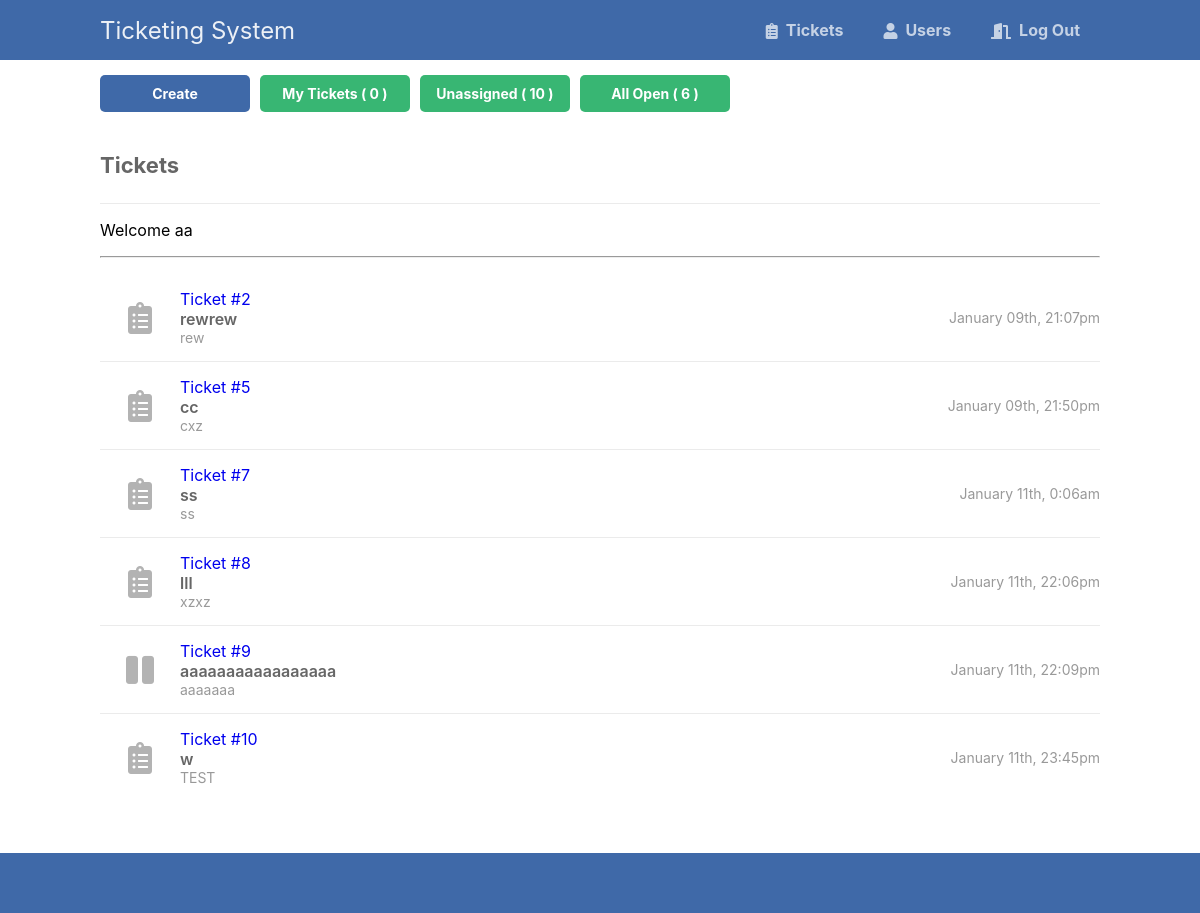
/admin/index.php (signed in), run on an earlier commit of the app's database.
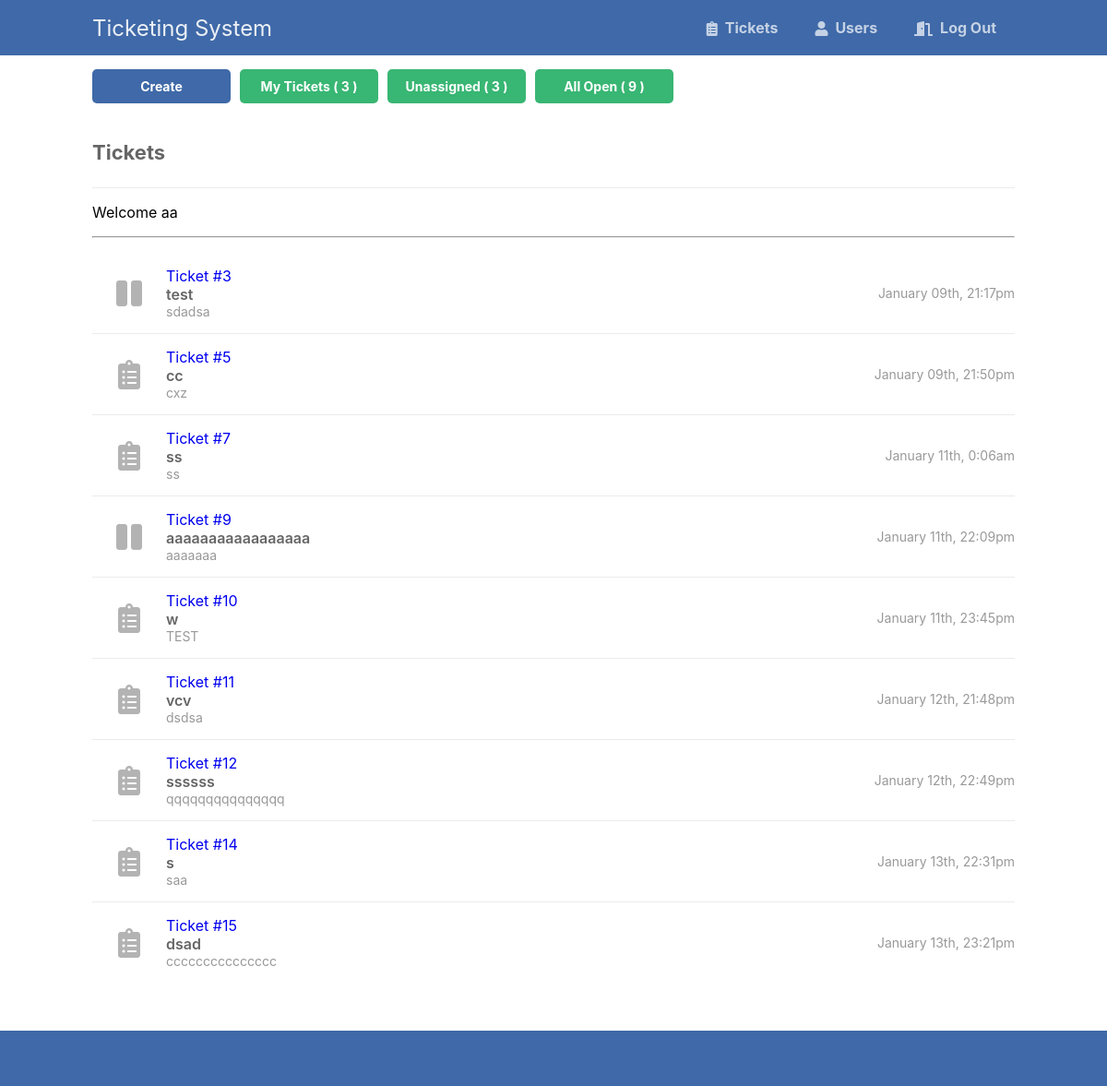
And on a later commit of the database.
### tables this page shows
CREATE TABLE `tickets` (
  `id` int(11) NOT NULL,
  `title` varchar(255) NOT NULL,
  `msg` text NOT NULL,
  `email` varchar(255) DEFAULT NULL,
  `created` datetime NOT NULL DEFAULT current_timestamp(),
  `status` enum('open','closed','resolved','hold') NOT NULL DEFAULT 'open',
  `assigned` varchar(50) DEFAULT NULL,
  `resolved` datetime DEFAULT NULL,
  `department` varchar(250) DEFAULT NULL,
  `location` varchar(250) DEFAULT NULL
);

### admin/index.php (the view)
<?php
include '../inc/functions.php';
$username = "";
$cookie_name = "Tickets";
if(!isset($_COOKIE[$cookie_name])) {
  header('Location: login.php');
} else {
	$username = $_COOKIE[$cookie_name];
}
$pdo = pdo_connect_mysql();
if(isset($_GET['vtickets']))
{
	if($_GET['vtickets']=="mytickets")
	{
		$ll = 'SELECT * FROM `tickets` WHERE `assigned` = "'.$username.'" AND `status` = "open" OR `assigned` = "'.$username.'" AND `status` = "hold"';
	}
	if($_GET['vtickets']=="unassigned")
	{
		$ll = 'SELECT * FROM `tickets` WHERE `assigned` is null OR `assigned` = ""; ';
	}
	if($_GET['vtickets']=="allopen")
	{
		$ll = 'SELECT * FROM tickets WHERE status = "open" OR status = "hold"';
	}
}
else
{
$ll = 'SELECT * FROM tickets WHERE status = "open" OR status = "hold"';
}
$stmt = $pdo->prepare($ll);
$stmt->execute();
$tickets = $stmt->fetchAll(PDO::FETCH_ASSOC);
		$myticket_count = 'SELECT COUNT(id) AS TotalCount FROM tickets WHERE `assigned` = "'.$username.'" AND `status` = "open" OR `assigned` = "'.$username.'" AND `status` = "hold"';
		$stmt_myticket = $pdo->prepare($myticket_count);
		$stmt_myticket->execute();
		$myticket_count = $stmt_myticket->fetchAll(PDO::FETCH_ASSOC);
		$unassigned_count = 'SELECT COUNT(id) AS TotalCount FROM `tickets` WHERE `assigned` is null OR `assigned` = "";';
		$stmt_unassigned = $pdo->prepare($unassigned_count);
		$stmt_unassigned->execute();
		$unassigned_count = $stmt_unassigned->fetchAll(PDO::FETCH_ASSOC);
		$open_count = 'SELECT COUNT(id) AS TotalCount FROM tickets WHERE status = "open" OR status = "hold"';
		$stmt_open = $pdo->prepare($open_count);
		$stmt_open->execute();
		$open_count = $stmt_open->fetchAll(PDO::FETCH_ASSOC);
?>
<?=template_header('Tickets')?>
<div class="content home">
	<div class="btns">
		<a href="create.php" class="btn blue">Create</a>
		<a href="index.php?vtickets=mytickets" class="btn">My Tickets (
		<?php
			foreach ($myticket_count as $count):
				echo ($count['TotalCount']);
			endforeach;
		?>
		)</a>
		<a href="index.php?vtickets=unassigned" class="btn">Unassigned (
		<?php
			foreach ($unassigned_count as $count):
				echo ($count['TotalCount']);
			endforeach;
		?>
		)</a>
		<a href="index.php?vtickets=allopen" class="btn">All Open (
		<?php
			foreach ($open_count as $count):
				echo ($count['TotalCount']);
			endforeach;
		?>
		)</a>
	</div>
	<h2>Tickets</h2>
	<p>Welcome <?php echo($username); ?><hr></p>
	<div class="tickets-list">
		<?php foreach ($tickets as $ticket): ?>
		<a href="view.php?id=<?=$ticket['id']?>" class="ticket">
			<span class="con">
				<?php if ($ticket['status'] == 'open'): ?>
				<i class="fas fa-clipboard-list fa-2x"></i>
				<?php elseif ($ticket['status'] == 'resolved'): ?>
				<i class="fas fa-check fa-2x"></i>
				<?php elseif ($ticket['status'] == 'closed'): ?>
				<i class="fas fa-times fa-2x"></i>
				<?php elseif ($ticket['status'] == 'hold'): ?>
				<i class="fas fa-pause fa-2x"></i>
				<?php endif; ?>
			</span>
			<span class="con">
			    <span class="id">Ticket #<?=htmlspecialchars($ticket['id'], ENT_QUOTES)?></span>
				<span class="title"><?=htmlspecialchars($ticket['title'], ENT_QUOTES)?></span>
				<span class="msg"><?=htmlspecialchars($ticket['msg'], ENT_QUOTES)?></span>
			</span>
			<span class="con created"><?=date('F dS, G:ia', strtotime($ticket['created']))?></span>
		</a>
		<?php endforeach; ?>
	</div>
</div>
<?=template_footer()?>

What changed in the data, as far as the page shows it:
no longer on this page (row edited): tickets: status "open" (drawn), id "2", title "rewrew", msg "rew", created "January 09th, 21:07pm"
no longer on this page (row edited): tickets: status "open" (drawn), id "8", title "lll", msg "xzxz", created "January 11th, 22:06pm"
now on this page (row edited): tickets: status "hold" (drawn), id "3", title "test", msg "sdadsa", created "January 09th, 21:17pm"
added tickets: status "open" (drawn), id "11", title "vcv", msg "dsdsa", created "January 12th, 21:48pm"
added tickets: status "open" (drawn), id "12", title "ssssss", msg "qqqqqqqqqqqqqqq", created "January 12th, 22:49pm"
added tickets: status "open" (drawn), id "14", title "s", msg "saa", created "January 13th, 22:31pm"
added tickets: status "open" (drawn), id "15", title "dsad", msg "ccccccccccccccc", created "January 13th, 23:21pm"
Also different on the page:
new list line: "3"
new list line: "9"
list line gone: "0"
list line gone: "10"
list line gone: "6"
